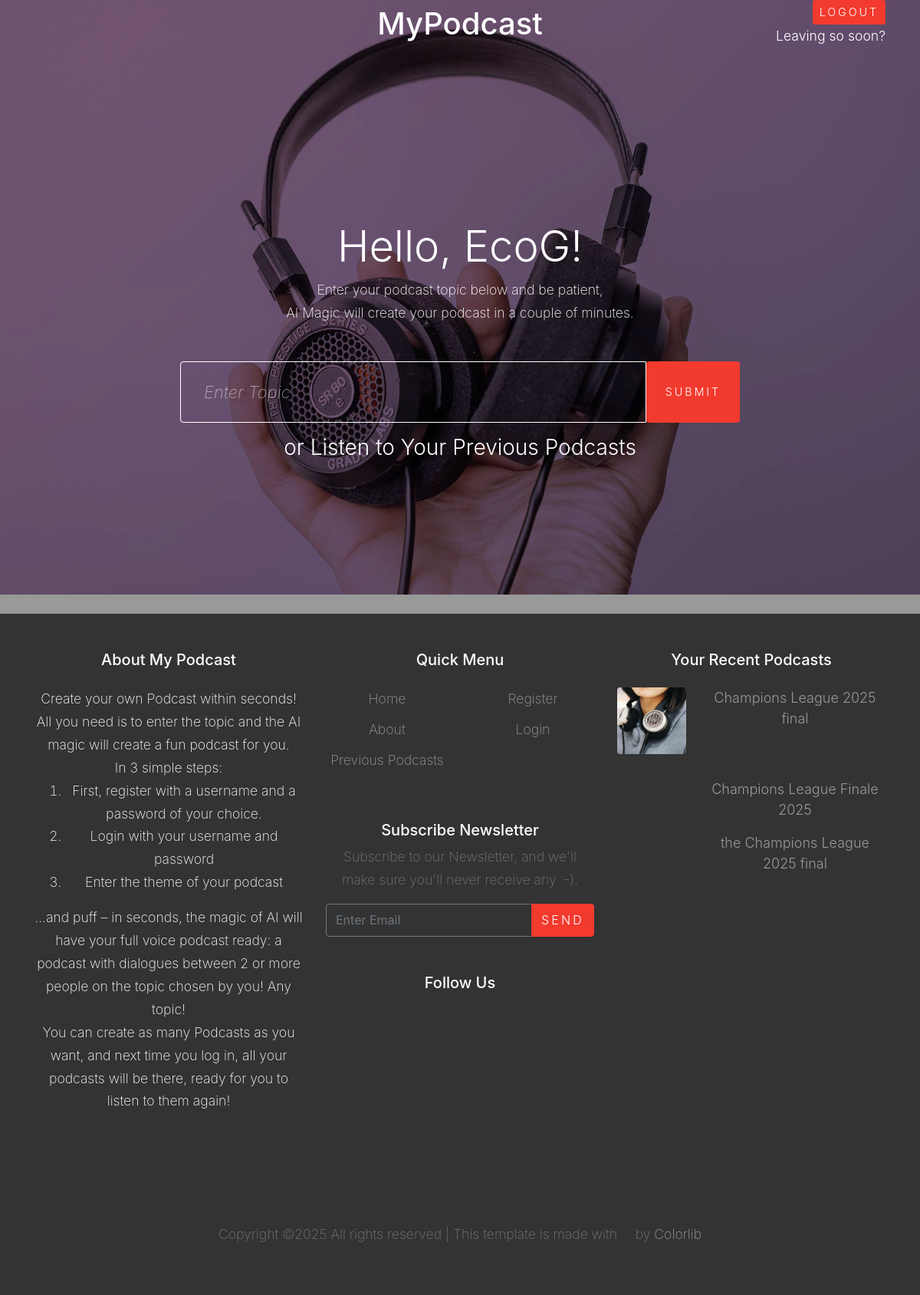
/welcome (signed in), run on the app's committed database.
### app.py (models this page shows)
class User(db.Model):
    __tablename__ = 'user'
    id = db.Column(db.Integer, primary_key=True)
    username = db.Column(db.String(40), unique=True, nullable=False)
    password = db.Column(db.String(40), nullable=False)
    created_at = db.Column(db.DateTime, default=func.now(),
                           nullable=False)  # Date stamp column
    updated_at = Column(db.DateTime, default=func.now(), onupdate=func.now(),
                        nullable=False)  # Auto-updating timestamp
    podcasts = relationship("Podcast", secondary=podcasts_per_user,
                         back_populates="users")

class Podcast(db.Model):
    __tablename__ = 'podcast'
    id = db.Column(db.Integer, primary_key=True)
    title = db.Column(db.String(80), unique=True, nullable=False)
    podcast_url = db.Column(db.String(200), nullable=False)
    created_at = db.Column(db.DateTime, default=func.now(),
                           nullable=False)  # Date stamp column
    updated_at = Column(db.DateTime, default=func.now(), onupdate=func.now(),
                        nullable=False)  # Auto-updating timestamp
    users = relationship("User", secondary=podcasts_per_user,
                         back_populates="podcasts")

### app.py (the view, shortened to what this page needs)
@app.route('/welcome', methods=['GET', 'POST'])
def welcome():
    user = User.query.filter_by(username=session['username']).first()
    user_id = user.id
    stmt = select(podcasts_per_user).where(
        podcasts_per_user.c.user_id == user_id)
    podcast_ids_for_user = []
    results = db.session.execute(stmt).fetchall()
    if results:
        podcast_ids_for_user = [row[1] for row in results]
    user_podcasts_list = []
    if request.method == 'GET':
        if podcast_ids_for_user:
            [user_podcasts_list.append(Podcast.query.filter_by(id=i).first()) for i in podcast_ids_for_user]
    return render_template('welcome.html', user_in_session=True,
                                   user_podcasts_list=user_podcasts_list)

### templates/welcome.html (shortened to what this page needs)
{% extends "base.html" %}
{% block content %}
<h2 class="text-white font-weight-light mb-2 display-4">Hello, {{session['username']}}!</h2>
<div class="mb-5 text-white">Enter your podcast topic below and be patient,<br>AI Magic will create your podcast in a couple of minutes.</div>
    <form id="topic_form"method="post"  class="site-block-subscribe">
        <div class="input-group mb-3">
        <input type="text" id="topic" name="topic" maxlength="80" required
               class="form-control border-secondary text-white bg-transparent" placeholder="Enter Topic" aria-label="Enter Topic" aria-describedby="button-addon2">
        <button type="submit" class="btn btn-primary btn-sm py-3 px-4 small" id="button-addon2">Submit</button>
    </div>
</form>
{% if user_podcasts_list %}
    <a href="{{ url_for('previous_podcasts') }}">
    <h3 class="text-white font-weight-light mb-2">or Listen to Your Previous Podcasts</h3></a>
{% endif %}
{% endblock %}

### templates/base.html (shortened to what this page needs)
<!DOCTYPE html>
<html lang="en">
  <head>
    <link rel="stylesheet" href="static/fonts/icomoon/style.css">
    <link rel="stylesheet" href="static/css/bootstrap.min.css">
    <link rel="stylesheet" href="static/css/magnific-popup.css">
    <link rel="stylesheet" href="static/css/jquery-ui.css">
    <link rel="stylesheet" href="static/css/owl.carousel.min.css">
    <link rel="stylesheet" href="static/css/owl.theme.default.min.css">
    <link rel="stylesheet" href="https://cdn.jsdelivr.net/npm/mediaelement@4.2.7/build/mediaelementplayer.min.css">
    <link rel="stylesheet" href="static/css/aos.css">
    <link rel="stylesheet" href="static/css/style.css">
  </head>
  <body class="d-flex flex-column min-vh-100">
  <div class="site-wrap flex-fill">
    <header class="site-navbar pb-4 absolute transparent" role="banner">
      <div class="container">
        <div class="row align-items-center">
          <div class="col-3" data-aos="fade-down">
            <nav class="site-navigation position-relative text-left text-md-left" role="navigation">
               <div class="d-inline-block ml-md-0 mr-auto py-3"><a href="#" class="site-menu-toggle js-menu-toggle text-white"><span class="icon-menu h3"></span></a></div>
            </nav>
          </div>
          <div class="col-6 position-relative text-center text-md-center" data-aos="fade-down">
            <h1 class="text-white h1">MyPodcast</h1>
          </div>
          <div id=logout class="col-3 text-white font-weight-light mb-2 position-relative text-right text-md-right"><a href="{{ url_for('logout') }}" class="btn btn-primary btn-sm" type="button">Logout</a><br>
            Leaving so soon?
          </div>
        </div>
      </div>
    </header>
    <div class="site-blocks-cover overlay" style="background-image: url(static/images/hero_bg_1.jpg);" data-aos="fade" data-stellar-background-ratio="0.5">
      <div class="container pt-5">
        <div class="row align-items-center justify-content-center text-center">
          <div class="col-md-8" data-aos="fade-up" data-aos-delay="400">
        {% block content %}{% endblock %}
          </div>
        </div>
      </div>
    </div>
<footer class="site-footer text-center py-5 mt-auto">
      <div class="container">
        <div class="row">
          <div class="col-lg-4">
            <div class="mb-5 text-white">
              <h3 class="footer-heading mb-4">About My Podcast</h3>
                Create your own Podcast within seconds!<br>
                All you need is to enter the topic and the AI magic will create a fun podcast for you.<br>
                In 3 simple steps:
                <ol>
                  <li>First, register with a username and a password of your choice.</li>
                  <li>Login with your username and password</li>
                  <li>Enter the theme of your podcast</li>
              </ol>
                …and puff – in seconds, the magic of AI will have your full voice podcast ready: a podcast with dialogues between 2 or more people on the topic chosen by you! Any topic!<br>
                You can create as many Podcasts as you want, and next time you log in, all your podcasts will be there, ready for you to listen to them again!
            </div>
          </div>
          <div class="col-lg-4 mb-5 mb-lg-0">
            <div class="row mb-5">
              <div class="col-md-12">
                <h3 class="footer-heading mb-4">Quick Menu</h3>
              </div>
              <div class="col-md-6 col-lg-6">
                <ul class="list-unstyled">
                  <li><a href="{{ url_for('home') }}">Home</a>
                  <li><a href="{{ url_for('about') }}">About</a>
                  <li><a href="{{ url_for('previous_podcasts') }}">Previous Podcasts</a>
                </ul>
              </div>
              <div class="col-md-6 col-lg-6">
                <ul class="list-unstyled">
                  <li><a href="{{ url_for('register') }}" >Register</a></li>
                  <li><a href="{{ url_for('login') }}" >Login</a></li>
                </ul>
              </div>
            </div>
            <div class="mb-5">
              <h3 class="footer-heading mb-2">Subscribe Newsletter</h3>
              <p>Subscribe to our Newsletter, and we'll make sure you'll never receive any :-).</p>
              <form action="#" method="post">
                <div class="input-group mb-3">
                  <input type="text" class="form-control border-secondary text-white bg-transparent" placeholder="Enter Email" aria-label="Enter Email" aria-describedby="button-addon2">
                  <div class="input-group-append">
                    <button class="btn btn-primary" type="button" id="button-addon2">Send</button>
                  </div>
                </div>
              </form>
            </div>
            <div class="row">
              <div class="col-md-12">
                <h3 class="footer-heading mb-4">Follow Us</h3>
                <div>
                  <a href="#" class="pl-0 pr-3"><span class="icon-facebook"></span></a>
                  <a href="#" class="pl-3 pr-3"><span class="icon-twitter"></span></a>
                  <a href="#" class="pl-3 pr-3"><span class="icon-instagram"></span></a>
                  <a href="#" class="pl-3 pr-3"><span class="icon-linkedin"></span></a>
                </div>
              </div>
            </div>
          </div>
          <div class="col-lg-4 mb-5 mb-lg-0">
            <div class="mb-5">
              {% if user_podcasts_list %}
              <h3 class="footer-heading mb-4">Your Recent Podcasts</h3>
              <div class="block-25">
                <ul class="list-unstyled">
                    {% set n = user_podcasts_list|length %}
                    {% set m = [n, 3]|min %}
                      {% for i in range(n-1, n-m-1, -1) %}
                        {% set podcast = user_podcasts_list[i] %}
                        {% set image = "static/images/img_" + (n-i)|string + ".jpg" %}
                  <li class="mb-3">
                      <a href="{{ url_for('podcast', audio_file=podcast.podcast_url) }}" class="d-flex">
                      <figure class="image mr-4">
                        <img src="{{ image }}" alt="" class="img-fluid">
                      </figure>
                      <div class="text">
                        <h3 class="heading font-weight-light">{{ podcast.title}}</h3>
                      </div>
                    </a>
                  </li>
                {% endfor %}
                </ul>
              </div>
              {% endif %}
            </div>
          </div>
        </div>
        <div class="row pt-5 mt-5 text-center">
          <div class="col-md-12">
            <p>
            Copyright &copy; All rights reserved | This template is made with <i class="icon-heart-o" aria-hidden="true"></i> by <a href="https://colorlib.com" target="_blank" >Colorlib</a>
            </p>
          </div>
        </div>
      </div>
    </footer>
  </div>
  </body>
</html>

### static/css/style.css (style rules this page uses)
body { line-height: 1.7; color: #4d4d4d; font-weight: 200; font-size: 1.1rem; }
a { -webkit-transition: .3s all ease; -o-transition: .3s all ease; transition: .3s all ease; }
.site-wrap:before { -webkit-transition: .3s all ease-in-out; -o-transition: .3s all ease-in-out; transition: .3s all ease-in-out; background: rgba(0, 0, 0, 0.6); content: ""; position: absolute; z-index: 2000; top: 0; left: 0; right: 0; bottom: 0; opacity: 0; visibility: hidden; }
.btn { text-transform: uppercase; position: relative; -webkit-transition: 0.2s all ease-in-out !important; -o-transition: 0.2s all ease-in-out !important; transition: 0.2s all ease-in-out !important; top: 0; letter-spacing: .05em; }
.btn.btn-sm { font-size: 0.9rem; }
.btn.btn-primary { font-weight: 300; letter-spacing: .2em; }
.form-control { height: 43px; }
.site-footer { padding: 4em 0; background: #333333; }
.site-footer p { color: #737373; }
.site-footer h2, .site-footer h3, .site-footer h4, .site-footer h5 { color: #fff; }
.site-footer a { color: #999999; }
.site-footer ul li { margin-bottom: 10px; }
.site-footer .footer-heading { font-size: 20px; color: #fff; }
.site-navbar { margin-bottom: 0px; z-index: 1999; position: relative; }
.site-navbar.transparent { background: transparent; }
.site-navbar.absolute { position: absolute; top: 0; left: 0; width: 100%; }
.site-blocks-cover { background-size: cover; background-repeat: no-repeat; background-position: top; background-position: center center; }
.site-blocks-cover.overlay { position: relative; }
.site-blocks-cover.overlay:before { position: absolute; content: ""; left: 0; bottom: 0; right: 0; top: 0; background: rgba(0, 0, 0, 0.4); }
.site-blocks-cover, .site-blocks-cover .row { min-height: 600px; height: calc(100vh); }
.site-blocks-cover h2, .site-blocks-cover h3, .site-blocks-cover h4, .site-blocks-cover h5 { color: #fff; }
.site-block-subscribe .btn { padding-left: 20px; padding-right: 20px; }
.site-block-subscribe .form-control { font-weight: 300; border-color: #fff !important; height: 80px; font-size: 22px; color: #fff; padding-left: 30px; padding-right: 30px; }
.block-25 ul, .block-25 ul li { padding: 0; margin: 0; }
.block-25 ul li a .image { -webkit-box-flex: 0; -ms-flex: 0 0 90px; flex: 0 0 90px; }
.block-25 ul li a .image img { border-radius: 4px; max-width: 100%; opacity: 1; -webkit-transition: .3s all ease-in-out; -o-transition: .3s all ease-in-out; transition: .3s all ease-in-out; }
.block-25 ul li a .text .heading { font-size: 18px; line-height: 1.5; margin: 0; padding: 0; -webkit-transition: .3s all ease; -o-transition: .3s all ease; transition: .3s all ease; color: #999999; }

### data on the page
User: username "EcoG"
Podcast: title "Champions League 2025 final"
Podcast: title "Champions League Finale 2025"
Podcast: title "the Champions League 2025 final"
